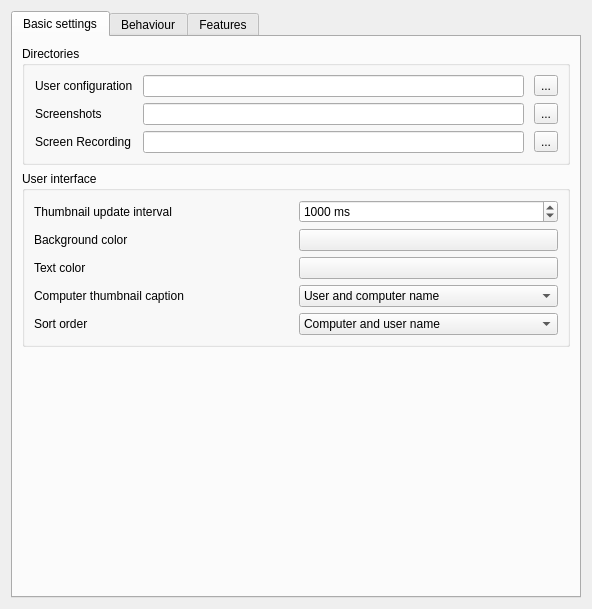
<?xml version="1.0" encoding="UTF-8"?>
<ui version="4.0">
 <class>MasterConfigurationPage</class>
 <widget class="QWidget" name="MasterConfigurationPage">
  <property name="geometry">
   <rect>
    <x>0</x>
    <y>0</y>
    <width>592</width>
    <height>609</height>
   </rect>
  </property>
  <property name="windowTitle">
   <string notr="true">Form</string>
  </property>
  <layout class="QVBoxLayout" name="verticalLayout_6">
   <item>
    <widget class="QTabWidget" name="tabWidget">
     <property name="currentIndex">
      <number>0</number>
     </property>
     <widget class="QWidget" name="tab">
      <attribute name="title">
       <string>Basic settings</string>
      </attribute>
      <layout class="QVBoxLayout" name="verticalLayout_2">
       <item>
        <widget class="QGroupBox" name="groupBox">
         <property name="title">
          <string>Directories</string>
         </property>
         <layout class="QGridLayout" name="gridLayout_3">
          <property name="leftMargin">
           <number>10</number>
          </property>
          <property name="horizontalSpacing">
           <number>10</number>
          </property>
          <item row="0" column="0">
           <widget class="QLabel" name="label_2">
            <property name="text">
             <string>User configuration</string>
            </property>
           </widget>
          </item>
          <item row="1" column="2">
           <widget class="QToolButton" name="openScreenshotDirectory">
            <property name="text">
             <string>...</string>
            </property>
            <property name="icon">
             <iconset resource="../../core/resources/core.qrc">
              <normaloff>:/core/document-open.png</normaloff>:/core/document-open.png</iconset>
            </property>
           </widget>
          </item>
          <item row="0" column="2">
           <widget class="QToolButton" name="openUserConfigurationDirectory">
            <property name="text">
             <string>...</string>
            </property>
            <property name="icon">
             <iconset resource="../../core/resources/core.qrc">
              <normaloff>:/core/document-open.png</normaloff>:/core/document-open.png</iconset>
            </property>
           </widget>
          </item>
          <item row="0" column="1">
           <widget class="QLineEdit" name="userConfigurationDirectory"/>
          </item>
          <item row="1" column="0">
           <widget class="QLabel" name="label">
            <property name="text">
             <string>Screenshots</string>
            </property>
           </widget>
          </item>
          <item row="1" column="1">
           <widget class="QLineEdit" name="screenshotDirectory"/>
          </item>
          <item row="2" column="0">
           <widget class="QLabel" name="label_11">
            <property name="text">
             <string>Screen Recording</string>
            </property>
           </widget>
          </item>
          <item row="2" column="1">
           <widget class="QLineEdit" name="screenRecordingDirectory"/>
          </item>
          <item row="2" column="2">
           <widget class="QToolButton" name="openScreenRecordingDirectory">
            <property name="text">
             <string>...</string>
            </property>
            <property name="icon">
             <iconset resource="../../core/resources/core.qrc">
              <normaloff>:/core/document-open.png</normaloff>:/core/document-open.png</iconset>
            </property>
           </widget>
          </item>
         </layout>
        </widget>
       </item>
       <item>
        <widget class="QGroupBox" name="groupBox_4">
         <property name="title">
          <string>User interface</string>
         </property>
         <layout class="QGridLayout" name="gridLayout_2">
          <item row="2" column="0">
           <widget class="QLabel" name="label_9">
            <property name="text">
             <string>Text color</string>
            </property>
           </widget>
          </item>
          <item row="3" column="1">
           <widget class="QComboBox" name="computerDisplayRoleContent">
            <item>
             <property name="text">
              <string>User and computer name</string>
             </property>
            </item>
            <item>
             <property name="text">
              <string>Only user name</string>
             </property>
            </item>
            <item>
             <property name="text">
              <string>Only computer name</string>
             </property>
            </item>
           </widget>
          </item>
          <item row="3" column="0">
           <widget class="QLabel" name="label_8">
            <property name="text">
             <string>Computer thumbnail caption</string>
            </property>
           </widget>
          </item>
          <item row="0" column="1">
           <widget class="QSpinBox" name="computerMonitoringUpdateInterval">
            <property name="suffix">
             <string> ms</string>
            </property>
            <property name="minimum">
             <number>250</number>
            </property>
            <property name="maximum">
             <number>60000</number>
            </property>
            <property name="singleStep">
             <number>250</number>
            </property>
            <property name="value">
             <number>1000</number>
            </property>
           </widget>
          </item>
          <item row="2" column="1">
           <widget class="QPushButton" name="computerMonitoringTextColor"/>
          </item>
          <item row="1" column="1">
           <widget class="QPushButton" name="computerMonitoringBackgroundColor"/>
          </item>
          <item row="1" column="0">
           <widget class="QLabel" name="label_6">
            <property name="text">
             <string>Background color</string>
            </property>
           </widget>
          </item>
          <item row="0" column="0">
           <widget class="QLabel" name="label_7">
            <property name="text">
             <string>Thumbnail update interval</string>
            </property>
           </widget>
          </item>
          <item row="4" column="0">
           <widget class="QLabel" name="label_10">
            <property name="text">
             <string>Sort order</string>
            </property>
           </widget>
          </item>
          <item row="4" column="1">
           <widget class="QComboBox" name="computerMonitoringSortOrder">
            <item>
             <property name="text">
              <string>Computer and user name</string>
             </property>
            </item>
            <item>
             <property name="text">
              <string>Only user name</string>
             </property>
            </item>
            <item>
             <property name="text">
              <string>Only computer name</string>
             </property>
            </item>
           </widget>
          </item>
         </layout>
        </widget>
       </item>
       <item>
        <spacer name="verticalSpacer">
         <property name="orientation">
          <enum>Qt::Vertical</enum>
         </property>
         <property name="sizeHint" stdset="0">
          <size>
           <width>20</width>
           <height>10</height>
          </size>
         </property>
        </spacer>
       </item>
      </layout>
     </widget>
     <widget class="QWidget" name="tab_3">
      <attribute name="title">
       <string>Behaviour</string>
      </attribute>
      <layout class="QVBoxLayout" name="verticalLayout_4">
       <item>
        <widget class="QGroupBox" name="groupBox_2">
         <property name="title">
          <string>Program start</string>
         </property>
         <layout class="QVBoxLayout" name="verticalLayout_3">
          <item>
           <widget class="QCheckBox" name="accessControlForMasterEnabled">
            <property name="text">
             <string>Perform access control at program start</string>
            </property>
           </widget>
          </item>
          <item>
           <widget class="QCheckBox" name="autoSwitchToCurrentRoom">
            <property name="text">
             <string>Automatically switch to current room at start</string>
            </property>
           </widget>
          </item>
          <item>
           <widget class="QCheckBox" name="autoAdjustGridSize">
            <property name="text">
             <string>Automatically adjust computer thumbnail size at start</string>
            </property>
           </widget>
          </item>
          <item>
           <widget class="QCheckBox" name="openComputerManagementAtStart">
            <property name="text">
             <string>Automatically open computer rooms widget</string>
            </property>
           </widget>
          </item>
         </layout>
        </widget>
       </item>
       <item>
        <widget class="QGroupBox" name="groupBox_6">
         <property name="title">
          <string>Computer rooms</string>
         </property>
         <layout class="QVBoxLayout" name="verticalLayout_5">
          <item>
           <widget class="QCheckBox" name="onlyCurrentRoomVisible">
            <property name="text">
             <string>Only show current room</string>
            </property>
           </widget>
          </item>
          <item>
           <widget class="QCheckBox" name="manualRoomAdditionAllowed">
            <property name="enabled">
             <bool>false</bool>
            </property>
            <property name="text">
             <string>Allow adding rooms manually</string>
            </property>
           </widget>
          </item>
          <item>
           <widget class="QCheckBox" name="localComputerHidden">
            <property name="text">
             <string>Hide local computer</string>
            </property>
           </widget>
          </item>
          <item>
           <widget class="QCheckBox" name="emptyRoomsHidden">
            <property name="text">
             <string>Hide empty rooms</string>
            </property>
           </widget>
          </item>
          <item>
           <widget class="QCheckBox" name="computerFilterHidden">
            <property name="text">
             <string>Hide computer filter field</string>
            </property>
           </widget>
          </item>
         </layout>
        </widget>
       </item>
       <item>
        <widget class="QGroupBox" name="groupBox_3">
         <property name="title">
          <string>Modes and features</string>
         </property>
         <layout class="QGridLayout" name="gridLayout" columnstretch="0,0">
          <item row="0" column="0" colspan="2">
           <widget class="QCheckBox" name="enforceSelectedModeForClients">
            <property name="text">
             <string>Enforce selected mode for client computers</string>
            </property>
           </widget>
          </item>
          <item row="1" column="0" colspan="2">
           <widget class="QCheckBox" name="confirmDangerousActions">
            <property name="toolTip">
             <string>Actions such as rebooting or powering down computers</string>
            </property>
            <property name="text">
             <string>Show confirmation dialog for potential dangerous actions</string>
            </property>
           </widget>
          </item>
          <item row="2" column="1">
           <widget class="QComboBox" name="computerDoubleClickFeature"/>
          </item>
          <item row="2" column="0">
           <widget class="QLabel" name="label_3">
            <property name="text">
             <string>Feature on computer double click:</string>
            </property>
           </widget>
          </item>
         </layout>
        </widget>
       </item>
       <item>
        <spacer name="verticalSpacer_2">
         <property name="orientation">
          <enum>Qt::Vertical</enum>
         </property>
         <property name="sizeHint" stdset="0">
          <size>
           <width>20</width>
           <height>10</height>
          </size>
         </property>
        </spacer>
       </item>
      </layout>
     </widget>
     <widget class="QWidget" name="tab_2">
      <attribute name="title">
       <string>Features</string>
      </attribute>
      <layout class="QVBoxLayout" name="verticalLayout">
       <item>
        <layout class="QGridLayout" name="gridLayout_6">
         <item row="0" column="0">
          <widget class="QLabel" name="label_4">
           <property name="text">
            <string>All features</string>
           </property>
          </widget>
         </item>
         <item row="0" column="2">
          <widget class="QLabel" name="label_5">
           <property name="text">
            <string>Disabled features</string>
           </property>
          </widget>
         </item>
         <item row="1" column="0">
          <widget class="QListWidget" name="allFeaturesListWidget"/>
         </item>
         <item row="1" column="1">
          <layout class="QVBoxLayout" name="verticalLayout_18">
           <item>
            <spacer name="verticalSpacer_15">
             <property name="orientation">
              <enum>Qt::Vertical</enum>
             </property>
             <property name="sizeHint" stdset="0">
              <size>
               <width>20</width>
               <height>40</height>
              </size>
             </property>
            </spacer>
           </item>
           <item>
            <widget class="QToolButton" name="disableFeatureButton">
             <property name="text">
              <string>...</string>
             </property>
             <property name="icon">
              <iconset resource="../resources/configurator.qrc">
               <normaloff>:/configurator/go-next.png</normaloff>:/configurator/go-next.png</iconset>
             </property>
            </widget>
           </item>
           <item>
            <widget class="QToolButton" name="enableFeatureButton">
             <property name="text">
              <string>...</string>
             </property>
             <property name="icon">
              <iconset resource="../resources/configurator.qrc">
               <normaloff>:/configurator/go-previous.png</normaloff>:/configurator/go-previous.png</iconset>
             </property>
            </widget>
           </item>
           <item>
            <spacer name="verticalSpacer_16">
             <property name="orientation">
              <enum>Qt::Vertical</enum>
             </property>
             <property name="sizeHint" stdset="0">
              <size>
               <width>20</width>
               <height>40</height>
              </size>
             </property>
            </spacer>
           </item>
          </layout>
         </item>
         <item row="1" column="2">
          <widget class="QListWidget" name="disabledFeaturesListWidget"/>
         </item>
        </layout>
       </item>
      </layout>
     </widget>
    </widget>
   </item>
  </layout>
 </widget>
 <tabstops>
  <tabstop>tabWidget</tabstop>
  <tabstop>userConfigurationDirectory</tabstop>
  <tabstop>screenshotDirectory</tabstop>
  <tabstop>screenRecordingDirectory</tabstop>
  <tabstop>openUserConfigurationDirectory</tabstop>
  <tabstop>openScreenshotDirectory</tabstop>
  <tabstop>openScreenRecordingDirectory</tabstop>
  <tabstop>computerMonitoringUpdateInterval</tabstop>
  <tabstop>computerMonitoringBackgroundColor</tabstop>
  <tabstop>computerMonitoringTextColor</tabstop>
  <tabstop>computerDisplayRoleContent</tabstop>
  <tabstop>computerMonitoringSortOrder</tabstop>
  <tabstop>accessControlForMasterEnabled</tabstop>
  <tabstop>autoSwitchToCurrentRoom</tabstop>
  <tabstop>autoAdjustGridSize</tabstop>
  <tabstop>openComputerManagementAtStart</tabstop>
  <tabstop>onlyCurrentRoomVisible</tabstop>
  <tabstop>manualRoomAdditionAllowed</tabstop>
  <tabstop>localComputerHidden</tabstop>
  <tabstop>emptyRoomsHidden</tabstop>
  <tabstop>computerFilterHidden</tabstop>
  <tabstop>enforceSelectedModeForClients</tabstop>
  <tabstop>confirmDangerousActions</tabstop>
  <tabstop>computerDoubleClickFeature</tabstop>
  <tabstop>allFeaturesListWidget</tabstop>
  <tabstop>disableFeatureButton</tabstop>
  <tabstop>enableFeatureButton</tabstop>
  <tabstop>disabledFeaturesListWidget</tabstop>
 </tabstops>
 <resources>
  <include location="../../core/resources/core.qrc"/>
  <include location="../resources/configurator.qrc"/>
 </resources>
 <connections>
  <connection>
   <sender>onlyCurrentRoomVisible</sender>
   <signal>toggled(bool)</signal>
   <receiver>manualRoomAdditionAllowed</receiver>
   <slot>setEnabled(bool)</slot>
   <hints>
    <hint type="sourcelabel">
     <x>380</x>
     <y>343</y>
    </hint>
    <hint type="destinationlabel">
     <x>380</x>
     <y>389</y>
    </hint>
   </hints>
  </connection>
  <connection>
   <sender>allFeaturesListWidget</sender>
   <signal>doubleClicked(QModelIndex)</signal>
   <receiver>MasterConfigurationPage</receiver>
   <slot>disableFeature()</slot>
   <hints>
    <hint type="sourcelabel">
     <x>224</x>
     <y>682</y>
    </hint>
    <hint type="destinationlabel">
     <x>444</x>
     <y>413</y>
    </hint>
   </hints>
  </connection>
  <connection>
   <sender>disabledFeaturesListWidget</sender>
   <signal>doubleClicked(QModelIndex)</signal>
   <receiver>MasterConfigurationPage</receiver>
   <slot>enableFeature()</slot>
   <hints>
    <hint type="sourcelabel">
     <x>664</x>
     <y>682</y>
    </hint>
    <hint type="destinationlabel">
     <x>444</x>
     <y>413</y>
    </hint>
   </hints>
  </connection>
  <connection>
   <sender>disableFeatureButton</sender>
   <signal>clicked()</signal>
   <receiver>MasterConfigurationPage</receiver>
   <slot>disableFeature()</slot>
   <hints>
    <hint type="sourcelabel">
     <x>461</x>
     <y>723</y>
    </hint>
    <hint type="destinationlabel">
     <x>444</x>
     <y>413</y>
    </hint>
   </hints>
  </connection>
  <connection>
   <sender>enableFeatureButton</sender>
   <signal>clicked()</signal>
   <receiver>MasterConfigurationPage</receiver>
   <slot>enableFeature()</slot>
   <hints>
    <hint type="sourcelabel">
     <x>461</x>
     <y>766</y>
    </hint>
    <hint type="destinationlabel">
     <x>444</x>
     <y>413</y>
    </hint>
   </hints>
  </connection>
 </connections>
 <slots>
  <slot>enableFeature()</slot>
  <slot>disableFeature()</slot>
 </slots>
</ui>
